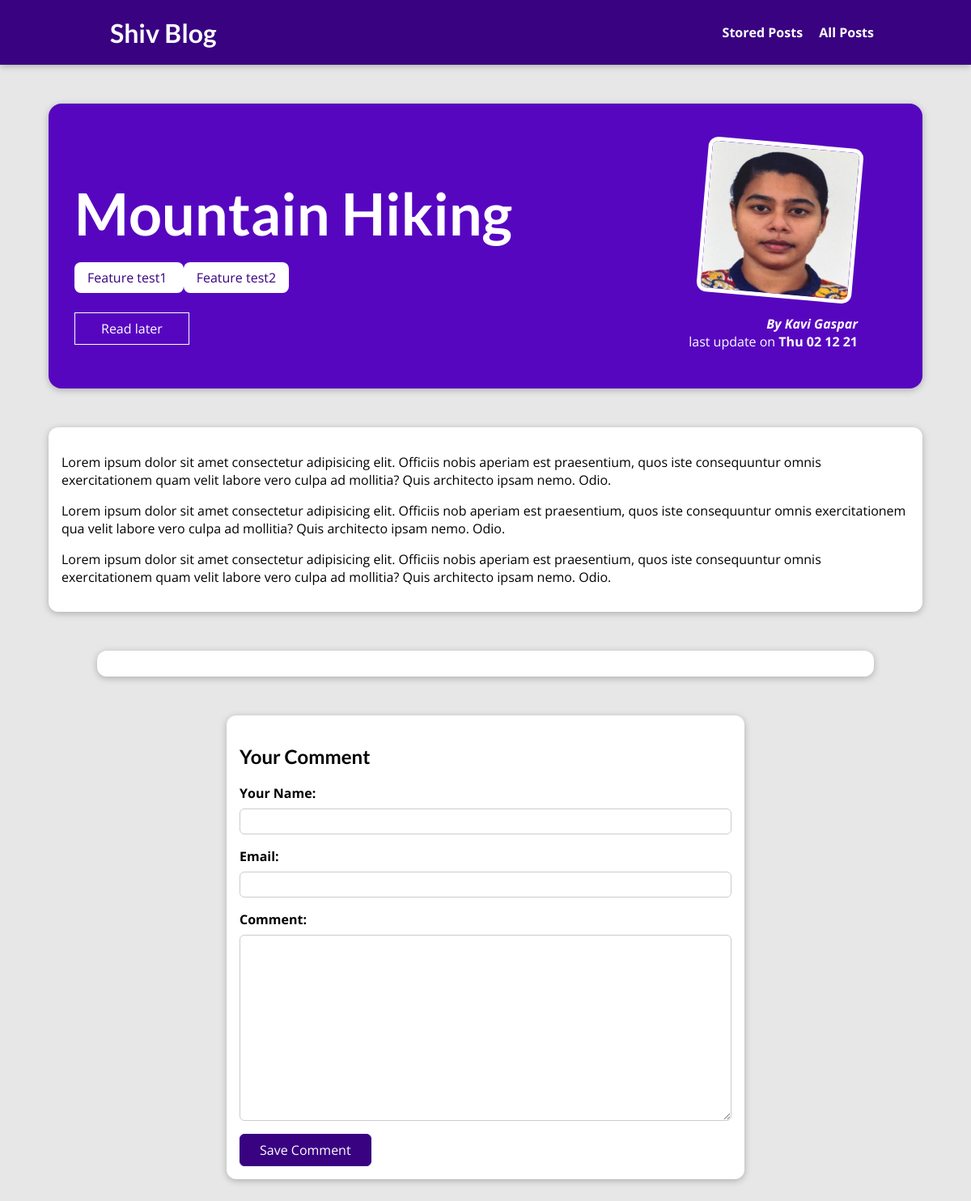
Page /blogs/hike-in-the-mountains on the earlier database version.
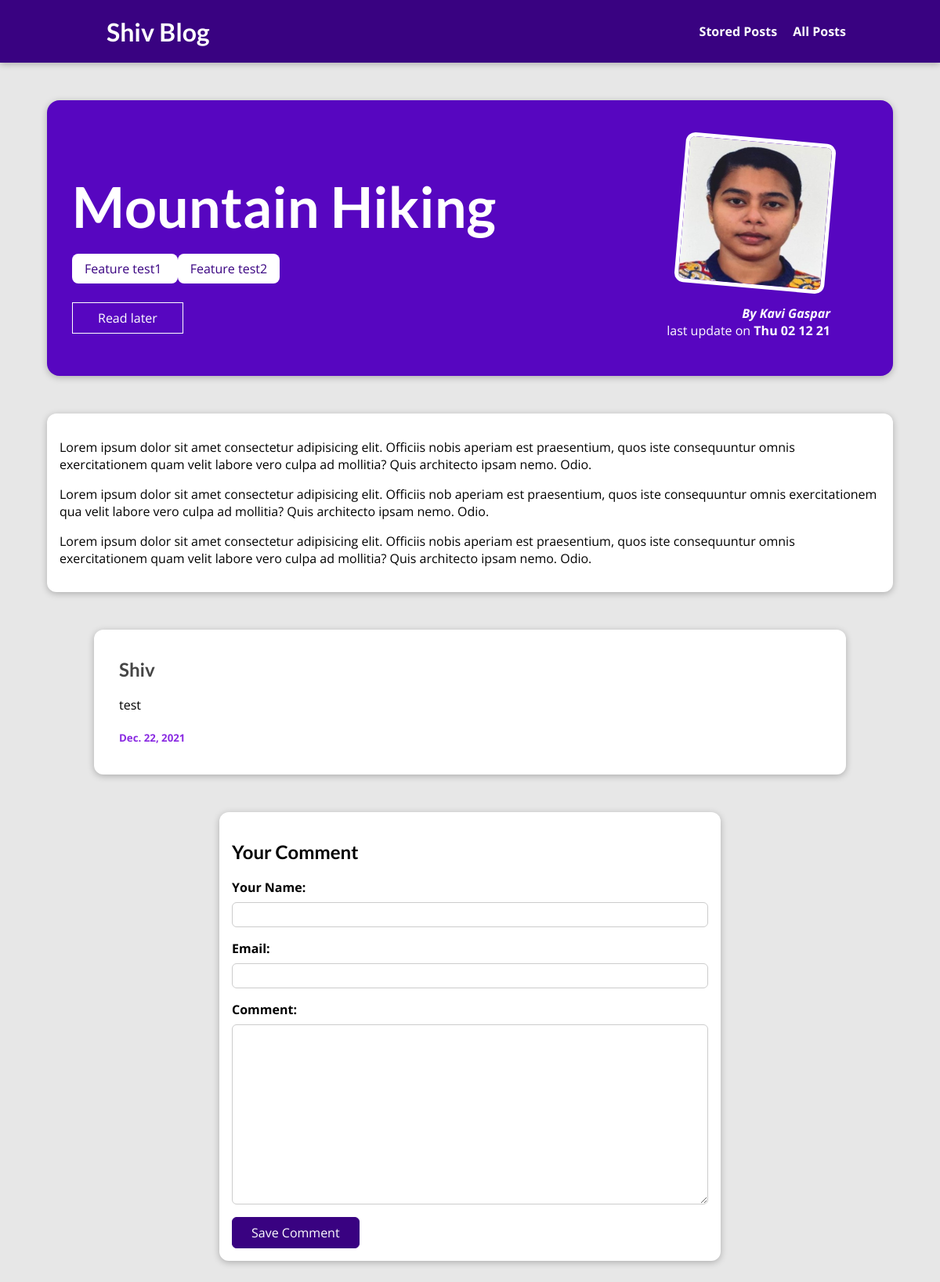
Same page on the later database version.
### blog/models.py (models this page shows, shortened)
class Tag(models.Model):
    caption = models.CharField(max_length=50)

class Comment(models.Model):
    user_name = models.CharField(max_length=50)
    email = models.EmailField()
    text = models.TextField(max_length=400)
    post = models.ForeignKey(Post, on_delete=models.CASCADE, related_name='comments')
    date = models.DateField(auto_now=True, auto_now_add=False)

### blog/views.py (the view, shortened to what this page needs)
# urls.py: path('blogs/<slug:slug>', views.DetailPost.as_view(), name='blog_details'),
class DetailPost(View):
    def is_stored_post(self,request,post_id):
        stored_post = request.session.get('stored_post')
        if stored_post is not None:
            is_stored_for_later = post_id in stored_post
        else:
            is_stored_for_later = False
        return is_stored_for_later
    def get(self, request, slug):
        post = Post.objects.get(slug = slug)
        details = {
            'post_detail': post,
            'post_tag': post.tags.all(),
            'comment_form': CommentForm(),
            'comment': post.comments.all().order_by('-id'),
            'save_for_later': self.is_stored_post(request, post.id)
        }
        return render(request, 'blog/detail_post.html', details)

### blog/forms.py
class CommentForm(forms.ModelForm):
    class Meta:
        model = Comment
        exclude = ['post'] #this will exclude the listed fields
        labels = {
            'user_name': 'Your Name',
            'email': 'Email',
            'text': 'Comment'
        }

### blog/models.py (called while the page is built)
    def full_name(self):
        return f'{self.first_name} {self.last_name}'

    def __str__(self):
        return self.full_name()

### blog/templates/blog/detail_post.html (shortened to what this page needs)
{% extends 'base.html' %}
{% load static %}
{% block css_file %}
    <link rel="stylesheet" href="{% static 'blog/detail_post.css' %}">
{% endblock css_file %}
{% block content %}
<section id="summary">
    <h2> {{ post_detail.title | title}} </h2>
    <br>
    <div>
        {% for tag in post_tag %}
            <span class="tag"> {{tag.caption}} </span>
        {% endfor %}
    </div>
    <div id="read-later">
        <form action="{% url 'read_later' %}" method = "POST" >
            <button>
                {% if save_for_later %}
                    Remove from Read later list
                {% else %}
                    Read later
                {% endif %}
            </button>
        </form>
    </div>
    <article>
        <img src="{{ post_detail.image.url }}" alt="{{ post_detail.title }}" />
        <address> By <a href="mailto: {{ post_detail.author.email}}"> {{post_detail.author | title}} </a> </address>
        <div>last update on <time> {{post_detail.date | date:"D d m y"}}</time> </div>
    </article>
</section>
<main>
    {{post_detail.content | linebreaks}}
</main>
<section id="comments">
        <ul>
            {% for comment in comment%}
                <li>
                    <h2>{{ comment.user_name|title }}</h2>
                    <p>{{ comment.text|linebreaks  }}</p>
                    <h5> {{ comment.date}} </h5>
                </li>
            {% endfor %}
        </ul>
</section>
<section id="comment-form">
    <h2> Your Comment </h2>
    <form action="{% url "blog_details" post_detail.slug %}" method="POST">
        {% for form_field in comment_form %}
            <div class = "form-control {% if form_field.errors%} invalid {% endif %}">
                {{ form_field.label_tag }}
                {{ form_field }}
            </div>
        {% endfor %}
        <button> Save Comment </button>
    </form>
</section>
{% endblock content%}

Differences in the rows shown:
added Comment: user_name "Shiv", text "test", date "Dec. 22, 2021"
